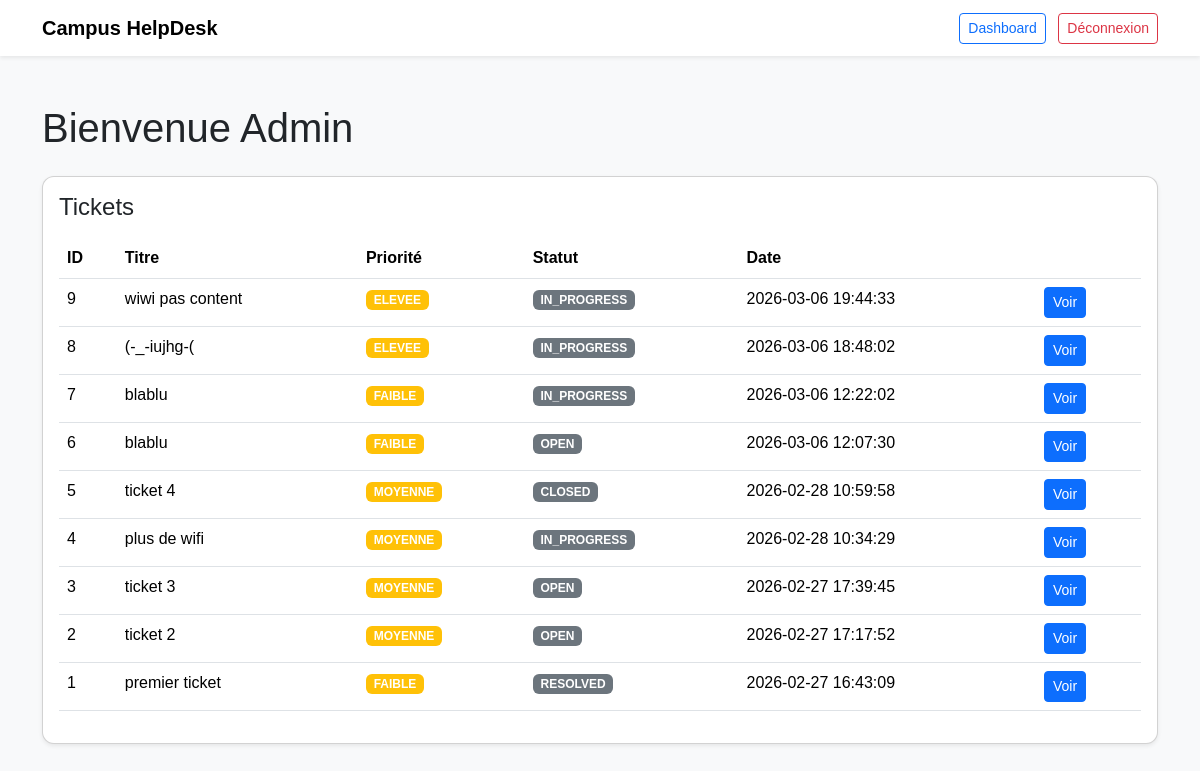
/index.php?route=dashboard (signed in), run on the app's committed database.
### tables this page shows
CREATE TABLE `tickets` (
  `id` int(11) NOT NULL,
  `titre` varchar(150) NOT NULL,
  `description` text NOT NULL,
  `categorie` varchar(50) NOT NULL,
  `priorite` enum('FAIBLE','MOYENNE','ELEVEE') NOT NULL,
  `statut` enum('OPEN','IN_PROGRESS','RESOLVED','CLOSED') NOT NULL DEFAULT 'OPEN',
  `auteur_id` int(11) NOT NULL,
  `technicien_id` int(11) DEFAULT NULL,
  `created_at` datetime DEFAULT CURRENT_TIMESTAMP,
  `updated_at` datetime DEFAULT NULL
);

### app/core/View.php (called while the page is built, shortened)
<?php
final class View {
  public static function render(string $view, array $data = []){
    require __DIR__ . "/../views/layouts/main.php";
  }
}

### app/controllers/DashboardController.php (called while the page is built, shortened)
<?php
require_once __DIR__ . '/../core/Auth.php';
require_once __DIR__ . '/../core/View.php';
require_once __DIR__ . '/../models/TicketModel.php';
final class DashboardController {
  public function dashboard(){
    $user = Auth::user();
    $tickets = [];
    $ticketModel = new TicketModel();
    if ($user['role'] === 'ETUDIANT') {
      $tickets = $ticketModel->findByAuteur($user['id']);
    } else {
      $tickets = $ticketModel->findAll();
    }
    View::render('dashboards/dashboard', [
      'title' => 'Dashboard',
      'user' => $user,
      'tickets' => $tickets
    ]);
  }
}

### public/index.php (called while the page is built, shortened)
<?php
require_once __DIR__ . '/../app/controllers/DashboardController.php';
require_once __DIR__ . '/../app/core/Router.php';
$route = isset($_GET['route']) ? $_GET['route'] : '';
Router::dispatch($route);

### app/core/Auth.php (called while the page is built, shortened)
<?php
final class Auth {
public static function user(){
    return isset($_SESSION['user']) ? $_SESSION['user'] : null;
}
}

### app/core/Database.php (called while the page is built, shortened)
<?php
final class Database {
  private static $pdo = null;
  public static function pdo(){
    if (self::$pdo === null) {
      $dsn = "mysql:host=127.0.0.1;dbname=campus_helpdesk;charset=utf8mb4";
      self::$pdo = new PDO($dsn, "root", "root", [
        PDO::ATTR_ERRMODE => PDO::ERRMODE_EXCEPTION,
        PDO::ATTR_DEFAULT_FETCH_MODE => PDO::FETCH_ASSOC,
        PDO::ATTR_EMULATE_PREPARES => false,
      ]);
    }
    return self::$pdo;
  }
}

### app/models/TicketModel.php (called while the page is built, shortened)
<?php
require_once __DIR__ . '/../core/Database.php';
final class TicketModel {
  public function findAll($statut = null, $priorite = null) {
    $sql = "SELECT * FROM tickets WHERE 1=1";
    $params = [];
    $sql .= " ORDER BY created_at DESC";
    $stmt = Database::pdo()->prepare($sql);
    $stmt->execute($params);
    return $stmt->fetchAll();
}
}

### app/views/dashboards/dashboard.php (the view)
<h1 class="mb-4">Bienvenue <?= htmlspecialchars($user['nom']) ?></h1>
<div class="card shadow-sm">
<div class="card-body">
<h4 class="mb-3">Tickets</h4>
<?php if (empty($tickets)): ?>
<div class="alert alert-info">
Aucun ticket pour le moment.
</div>
<?php else: ?>
<table class="table table-hover">
<thead>
<tr>
<th>ID</th>
<th>Titre</th>
<th>Priorité</th>
<th>Statut</th>
<th>Date</th>
<th></th>
</tr>
</thead>
<tbody>
<?php foreach ($tickets as $t): ?>
<tr>
<td><?= $t['id'] ?></td>
<td><?= htmlspecialchars($t['titre']) ?></td>
<td>
<span class="badge bg-warning">
<?= htmlspecialchars($t['priorite']) ?>
</span>
</td>
<td>
<span class="badge bg-secondary">
<?= htmlspecialchars($t['statut']) ?>
</span>
</td>
<td><?= $t['created_at'] ?></td>
<td>
<a href="index.php?route=ticket-show&id=<?= $t['id'] ?>"
class="btn btn-sm btn-primary">
Voir
</a>
</td>
</tr>
<?php endforeach; ?>
</tbody>
</table>
<?php endif; ?>
</div>
</div>

### app/core/Router.php (shortened to what this page needs)
<?php
final class Router {
  public static function dispatch(string $route){
    switch ($route) {
      case 'dashboard':
        (new DashboardController())->dashboard();
        return;
    }
  }
}

### app/views/layouts/main.php (shortened to what this page needs)
<!doctype html>
<html lang="fr">
<head>
<link href="https://cdn.jsdelivr.net/npm/bootstrap@5.3.3/dist/css/bootstrap.min.css" rel="stylesheet">
<link href="assets/css/style.css" rel="stylesheet">
</head>
<body class="bg-light">
<?php require __DIR__ . '/../partials/navbar.php'; ?>
<div class="container py-4">
<?php require __DIR__ . '/../' . $view . '.php'; ?>
</div>
</body>
</html>

### app/views/partials/navbar.php (shortened to what this page needs)
<?php
require_once __DIR__ . '/../../core/Auth.php';
$u = Auth::user();
?>
<nav class="navbar navbar-light bg-white shadow-sm mb-4">
  <div class="container d-flex justify-content-between align-items-center">
    <span class="navbar-brand fw-bold">
      Campus HelpDesk
    </span>
    <?php if ($u): ?>
      <div>
        <a href="index.php?route=dashboard" class="btn btn-outline-primary btn-sm me-2">
        Dashboard
        </a>
        <a href="index.php?route=logout" class="btn btn-outline-danger btn-sm">
          Déconnexion
        </a>
      </div>
    <?php endif; ?>
  </div>
</nav>

### public/assets/css/style.css (style rules this page uses)
body { font-family: Arial, sans-serif; }
.card { border-radius: 12px; }

### data on the page
tickets: id "9", titre "wiwi pas content", priorite "ELEVEE", statut "IN_PROGRESS", created_at "2026-03-06 19:44:33"
tickets: id "8", titre "(-_-iujhg-(", priorite "ELEVEE", statut "IN_PROGRESS", created_at "2026-03-06 18:48:02"
tickets: id "7", titre "blablu", priorite "FAIBLE", statut "IN_PROGRESS", created_at "2026-03-06 12:22:02"
tickets: id "6", titre "blablu", priorite "FAIBLE", statut "OPEN", created_at "2026-03-06 12:07:30"
tickets: id "5", titre "ticket 4", priorite "MOYENNE", statut "CLOSED", created_at "2026-02-28 10:59:58"
tickets: id "4", titre "plus de wifi", priorite "MOYENNE", statut "IN_PROGRESS", created_at "2026-02-28 10:34:29"
tickets: id "3", titre "ticket 3", priorite "MOYENNE", statut "OPEN", created_at "2026-02-27 17:39:45"
tickets: id "2", titre "ticket 2", priorite "MOYENNE", statut "OPEN", created_at "2026-02-27 17:17:52"
tickets: id "1", titre "premier ticket", priorite "FAIBLE", statut "RESOLVED", created_at "2026-02-27 16:43:09"

### other printed values
$user['nom'] "Admin"
